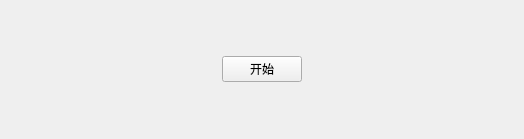
<?xml version="1.0" encoding="UTF-8"?>
<ui version="4.0">
 <class>ButtonGroup</class>
 <widget class="QWidget" name="ButtonGroup">
  <property name="geometry">
   <rect>
    <x>0</x>
    <y>0</y>
    <width>524</width>
    <height>139</height>
   </rect>
  </property>
  <property name="windowTitle">
   <string>ButtonGroup</string>
  </property>
  <layout class="QGridLayout" name="gridLayout">
   <property name="leftMargin">
    <number>0</number>
   </property>
   <property name="topMargin">
    <number>0</number>
   </property>
   <property name="rightMargin">
    <number>0</number>
   </property>
   <property name="bottomMargin">
    <number>0</number>
   </property>
   <property name="spacing">
    <number>0</number>
   </property>
   <item row="0" column="0">
    <widget class="QStackedWidget" name="stackedWidget">
     <property name="currentIndex">
      <number>0</number>
     </property>
     <widget class="QWidget" name="startPage">
      <layout class="QHBoxLayout" name="horizontalLayout">
       <item>
        <spacer name="horizontalSpacer">
         <property name="orientation">
          <enum>Qt::Orientation::Horizontal</enum>
         </property>
         <property name="sizeHint" stdset="0">
          <size>
           <width>207</width>
           <height>20</height>
          </size>
         </property>
        </spacer>
       </item>
       <item>
        <widget class="myButton" name="startButton">
         <property name="text">
          <string>开始</string>
         </property>
        </widget>
       </item>
       <item>
        <spacer name="horizontalSpacer_2">
         <property name="orientation">
          <enum>Qt::Orientation::Horizontal</enum>
         </property>
         <property name="sizeHint" stdset="0">
          <size>
           <width>206</width>
           <height>20</height>
          </size>
         </property>
        </spacer>
       </item>
      </layout>
     </widget>
     <widget class="QWidget" name="playCardPage">
      <layout class="QHBoxLayout" name="horizontalLayout_2">
       <item>
        <spacer name="horizontalSpacer_5">
         <property name="orientation">
          <enum>Qt::Orientation::Horizontal</enum>
         </property>
         <property name="sizeHint" stdset="0">
          <size>
           <width>207</width>
           <height>20</height>
          </size>
         </property>
        </spacer>
       </item>
       <item>
        <widget class="myButton" name="playCardButton">
         <property name="text">
          <string>PushButton</string>
         </property>
        </widget>
       </item>
       <item>
        <spacer name="horizontalSpacer_4">
         <property name="orientation">
          <enum>Qt::Orientation::Horizontal</enum>
         </property>
         <property name="sizeHint" stdset="0">
          <size>
           <width>206</width>
           <height>20</height>
          </size>
         </property>
        </spacer>
       </item>
      </layout>
     </widget>
     <widget class="QWidget" name="PassOrPlayPage">
      <layout class="QHBoxLayout" name="horizontalLayout_3">
       <item>
        <spacer name="horizontalSpacer_3">
         <property name="orientation">
          <enum>Qt::Orientation::Horizontal</enum>
         </property>
         <property name="sizeHint" stdset="0">
          <size>
           <width>142</width>
           <height>20</height>
          </size>
         </property>
        </spacer>
       </item>
       <item>
        <widget class="myButton" name="passsButton">
         <property name="text">
          <string>PushButton</string>
         </property>
        </widget>
       </item>
       <item>
        <spacer name="horizontalSpacer_6">
         <property name="orientation">
          <enum>Qt::Orientation::Horizontal</enum>
         </property>
         <property name="sizeType">
          <enum>QSizePolicy::Policy::Fixed</enum>
         </property>
         <property name="sizeHint" stdset="0">
          <size>
           <width>40</width>
           <height>15</height>
          </size>
         </property>
        </spacer>
       </item>
       <item>
        <widget class="myButton" name="enterButton">
         <property name="text">
          <string>PushButton</string>
         </property>
        </widget>
       </item>
       <item>
        <spacer name="horizontalSpacer_7">
         <property name="orientation">
          <enum>Qt::Orientation::Horizontal</enum>
         </property>
         <property name="sizeHint" stdset="0">
          <size>
           <width>141</width>
           <height>20</height>
          </size>
         </property>
        </spacer>
       </item>
      </layout>
     </widget>
     <widget class="QWidget" name="callLordPage">
      <layout class="QHBoxLayout" name="horizontalLayout_4">
       <item>
        <spacer name="horizontalSpacer_8">
         <property name="orientation">
          <enum>Qt::Orientation::Horizontal</enum>
         </property>
         <property name="sizeHint" stdset="0">
          <size>
           <width>57</width>
           <height>20</height>
          </size>
         </property>
        </spacer>
       </item>
       <item>
        <widget class="myButton" name="zeroButton">
         <property name="text">
          <string>PushButton</string>
         </property>
        </widget>
       </item>
       <item>
        <spacer name="horizontalSpacer_9">
         <property name="orientation">
          <enum>Qt::Orientation::Horizontal</enum>
         </property>
         <property name="sizeType">
          <enum>QSizePolicy::Policy::Fixed</enum>
         </property>
         <property name="sizeHint" stdset="0">
          <size>
           <width>10</width>
           <height>15</height>
          </size>
         </property>
        </spacer>
       </item>
       <item>
        <widget class="myButton" name="oneButton">
         <property name="text">
          <string>PushButton</string>
         </property>
        </widget>
       </item>
       <item>
        <spacer name="horizontalSpacer_10">
         <property name="orientation">
          <enum>Qt::Orientation::Horizontal</enum>
         </property>
         <property name="sizeType">
          <enum>QSizePolicy::Policy::Fixed</enum>
         </property>
         <property name="sizeHint" stdset="0">
          <size>
           <width>10</width>
           <height>15</height>
          </size>
         </property>
        </spacer>
       </item>
       <item>
        <widget class="myButton" name="twoButton">
         <property name="text">
          <string>PushButton</string>
         </property>
        </widget>
       </item>
       <item>
        <spacer name="horizontalSpacer_11">
         <property name="orientation">
          <enum>Qt::Orientation::Horizontal</enum>
         </property>
         <property name="sizeType">
          <enum>QSizePolicy::Policy::Fixed</enum>
         </property>
         <property name="sizeHint" stdset="0">
          <size>
           <width>10</width>
           <height>15</height>
          </size>
         </property>
        </spacer>
       </item>
       <item>
        <widget class="myButton" name="threeButton">
         <property name="text">
          <string>PushButton</string>
         </property>
        </widget>
       </item>
       <item>
        <spacer name="horizontalSpacer_12">
         <property name="orientation">
          <enum>Qt::Orientation::Horizontal</enum>
         </property>
         <property name="sizeHint" stdset="0">
          <size>
           <width>56</width>
           <height>20</height>
          </size>
         </property>
        </spacer>
       </item>
      </layout>
     </widget>
     <widget class="QWidget" name="nullPage"/>
    </widget>
   </item>
  </layout>
 </widget>
 <layoutdefault spacing="6" margin="11"/>
 <customwidgets>
  <customwidget>
   <class>myButton</class>
   <extends>QPushButton</extends>
   <header location="global">mybutton.h</header>
  </customwidget>
 </customwidgets>
 <resources/>
 <connections/>
</ui>
